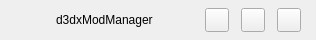
     <widget class="QWidget" name="titleWidget" native="true">
      <property name="minimumSize">
       <size>
        <width>0</width>
        <height>40</height>
       </size>
      </property>
      <property name="maximumSize">
       <size>
        <width>16777215</width>
        <height>40</height>
       </size>
      </property>
      <layout class="QHBoxLayout">
       <property name="spacing">
        <number>12</number>
       </property>
       <property name="leftMargin">
        <number>12</number>
       </property>
       <property name="topMargin">
        <number>0</number>
       </property>
       <property name="rightMargin">
        <number>15</number>
       </property>
       <property name="bottomMargin">
        <number>0</number>
       </property>
       <item>
        <widget class="QLabel" name="icon">
         <property name="minimumSize">
          <size>
           <width>32</width>
           <height>32</height>
          </size>
         </property>
         <property name="maximumSize">
          <size>
           <width>32</width>
           <height>32</height>
          </size>
         </property>
         <property name="pixmap">
          <pixmap>:/images/icon/icon.png</pixmap>
         </property>
         <property name="scaledContents">
          <bool>true</bool>
         </property>
        </widget>
       </item>
       <item>
        <widget class="QLabel" name="title">
         <property name="text">
          <string>d3dxModManager</string>
         </property>
        </widget>
       </item>
       <item>
        <spacer name="titleSpacer">
         <property name="orientation">
          <enum>Qt::Orientation::Horizontal</enum>
         </property>
         <property name="sizeHint" stdset="0">
          <size>
           <width>40</width>
           <height>20</height>
          </size>
         </property>
        </spacer>
       </item>
       <item>
        <widget class="QPushButton" name="btnMin">
         <property name="minimumSize">
          <size>
           <width>24</width>
           <height>24</height>
          </size>
         </property>
         <property name="maximumSize">
          <size>
           <width>24</width>
           <height>24</height>
          </size>
         </property>
         <property name="icon">
          <iconset resource="../resource/resources.qrc">
           <normaloff>:/iamge_pack/title_bar/minimize.png</normaloff>:/iamge_pack/title_bar/minimize.png</iconset>
         </property>
        </widget>
       </item>
       <item>
        <widget class="QPushButton" name="btnMax">
         <property name="minimumSize">
          <size>
           <width>24</width>
           <height>24</height>
          </size>
         </property>
         <property name="maximumSize">
          <size>
           <width>24</width>
           <height>24</height>
          </size>
         </property>
         <property name="icon">
          <iconset resource="../resource/resources.qrc">
           <normaloff>:/iamge_pack/title_bar/maximize.png</normaloff>
           <normalon>:/iamge_pack/title_bar/windowed.png</normalon>:/iamge_pack/title_bar/maximize.png</iconset>
         </property>
         <property name="checkable">
          <bool>true</bool>
         </property>
        </widget>
       </item>
       <item>
        <widget class="QPushButton" name="btnExit">
         <property name="minimumSize">
          <size>
           <width>24</width>
           <height>24</height>
          </size>
         </property>
         <property name="maximumSize">
          <size>
           <width>24</width>
           <height>24</height>
          </size>
         </property>
         <property name="icon">
          <iconset resource="../resource/resources.qrc">
           <normaloff>:/iamge_pack/title_bar/shutdown.png</normaloff>:/iamge_pack/title_bar/shutdown.png</iconset>
         </property>
        </widget>
       </item>
      </layout>
     </widget>
